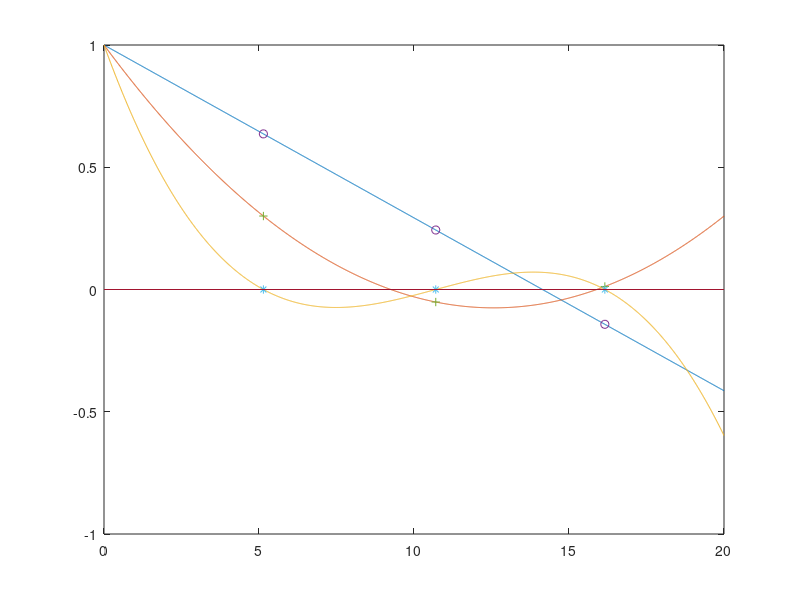

Write MATLAB code to recreate this figure.
% Example 7.14 -- Figure 7.9 : polynomials of CG iteration

% small 3 x 3 problem
A=[7 3 1; 3 10 2; 1 2 15];
b=[28;31;22];

eigA=eig(A);
r0=b; p0=b;
delta0=norm(r0)^2;
s0=A*p0;
alpha0=delta0/(p0'*s0);
x1=zeros(3,1)+alpha0*p0;
r1=b-alpha0*s0;
delta1=norm(r1)^2;
p1=r1+delta1/delta0*p0;
s1=A*p1;
alpha1=delta1/(p1'*s1);
x2=x1+alpha1*p1;

r2=r1-alpha1*s1;
delta2=norm(r2)^2;
p2=r2+delta2/delta1*p1;
s2=A*p2;
alpha2=delta2/(p2'*s2)
x3=x2+alpha2*p2


x=0:.01:20;

% p1:
c10=1;
c11=-alpha0;
p1=c10+c11*x;

% p2:
c20 = 1                                      % const (always 1)
c21 = -(alpha0+alpha1+alpha1*delta1/delta0)  % coef of x
c22 = alpha0*alpha1                          % coef of x^2
p2=c20+c21*x+c22*x.^2;

% p3:
c30 = 1;
c31 = -alpha0-alpha1*(1+delta1/delta0)-alpha2*(1+delta2/delta0+delta2/delta1);
c32 = alpha0*alpha1+alpha2*(alpha0+alpha1+alpha1*delta1/delta0)+alpha0*alpha2*delta2/delta1;
c33=-alpha0*alpha1*alpha2    % should be equal to: -1/(-eigA(1)*eigA(2)*eigA(3));
p3=c30+c31*x+c32*x.^2+c33*x.^3;

% Can also do this and then we are sure we're OK...
p33=(x-eigA(1)).*(x-eigA(2)).*(x-eigA(3))/(-eigA(1)*eigA(2)*eigA(3));

xx=eigA;
p1_eig=c10+c11*xx;
p2_eig=c20+c21*xx+c22*xx.^2;
p3_eig=c30+c31*xx+c32*xx.^2+c33*xx.^3;

plot(x,p1);
hold on
plot(x,p2);
plot(x,p3)
plot(xx,p1_eig,'o')
plot(xx,p2_eig,'+')
plot(xx,p3_eig,'*')

line([min(x),max(x)],[0 0]);
